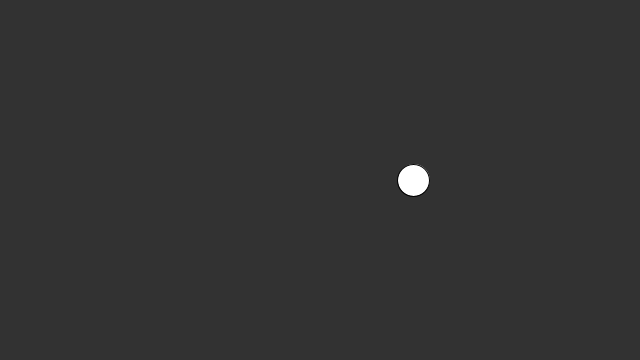
Frame 1 (no input)
Frame 60 (the mouse pressed at the canvas centre just before this capture): identical to frame 1, image omitted
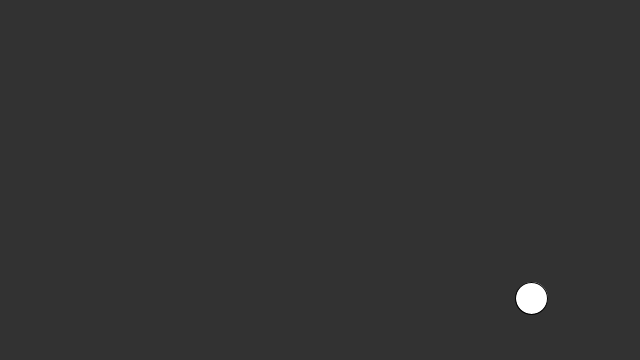
Frame 120 (the mouse held since frame 60 and released just before this capture)

The Processing sketch that drew these frames (run headless with seeded random() and noise(); from frame 60 on, the mouse is pressed at the canvas centre):

// Processing sketch: bouncingball
// ── bouncingball.pde
boolean going = false;
float circleX;
float circleY;
float circleRadius;
float xspeed = 2;
float yspeed = 2;

void setup() {
  size(640, 360);
  
  circleX = random(0, width);
  circleY = height / 2;
  circleRadius = 16;
}
void draw() {  
  background(50);
  fill(255);
  ellipse(circleX, circleY, 2*circleRadius, 2*circleRadius);
  
  if(going) {
    circleX = circleX + xspeed;
    circleY = circleY + yspeed;
  }
  
  if((circleX > (width-circleRadius)) || (circleX < (circleRadius))) {
    xspeed *= -1.1;
  }
    
  if((circleY > (height-circleRadius)) || (circleY < (circleRadius))) {
    yspeed *= -1.05;
  }
}

void mousePressed() {
  going = !going;
  xspeed = 2;
  yspeed = 2;
}
